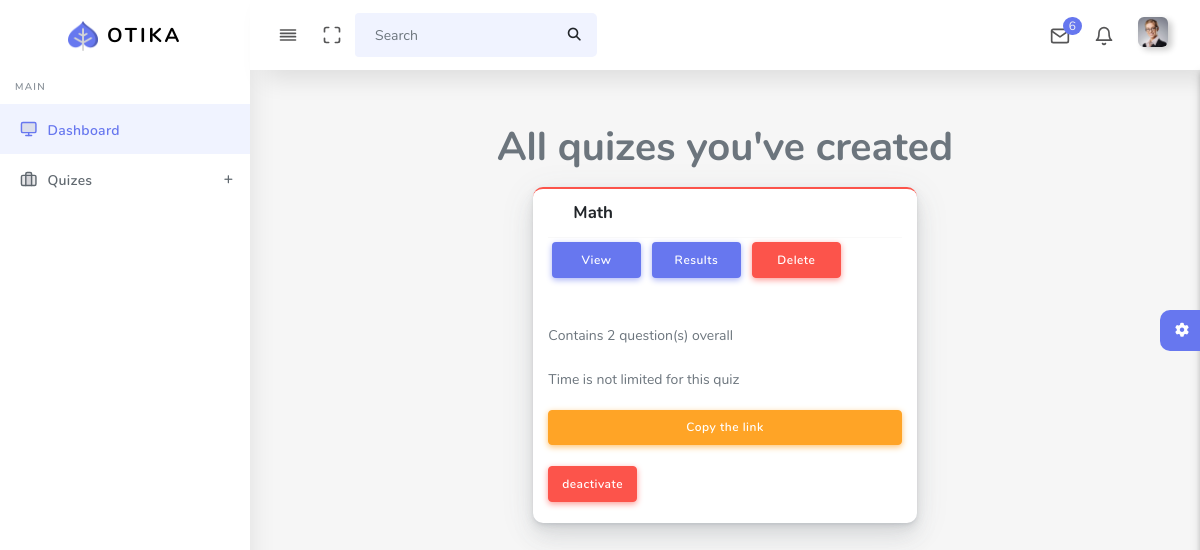
Before: / (signed in) with the older database file.
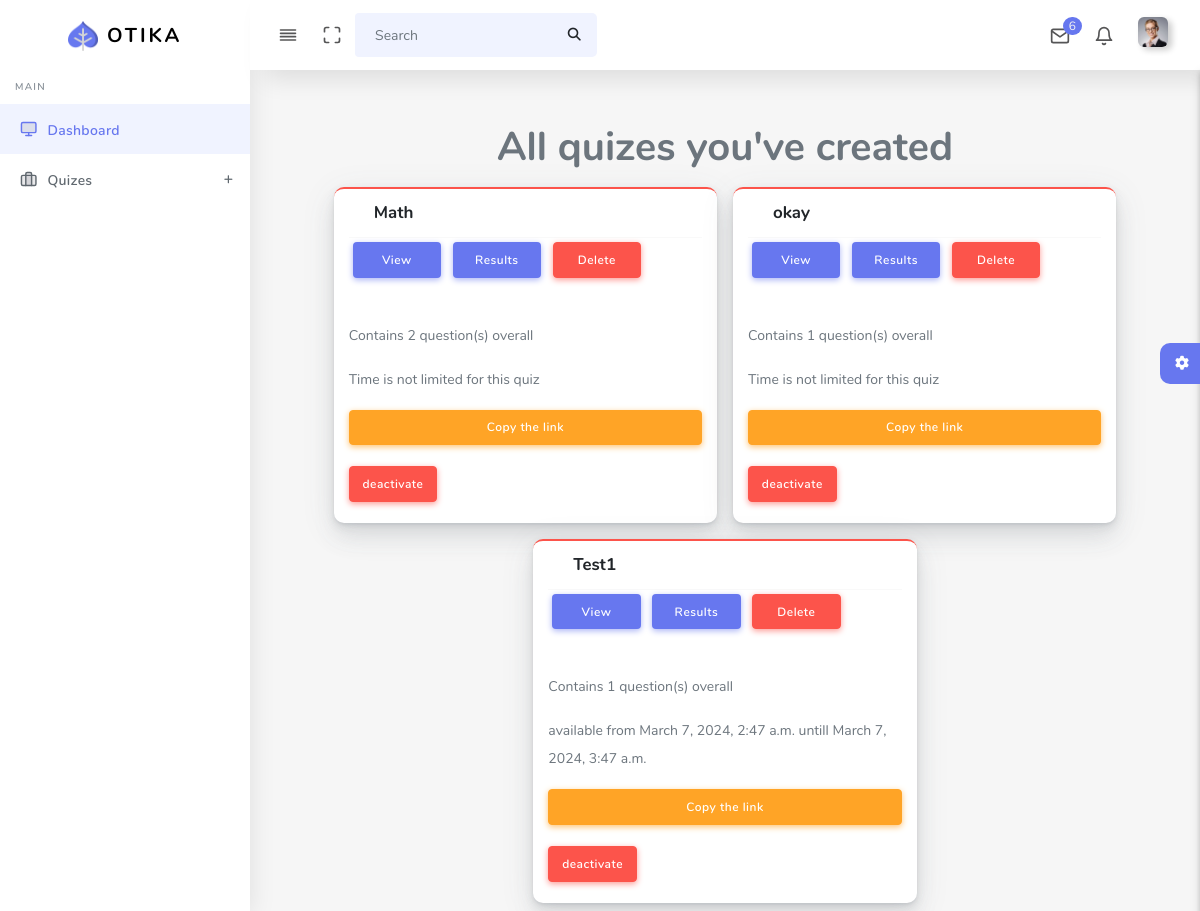
After: the same page with the newer database file.
### main/models.py (models this page shows, shortened)
class Quiz(models.Model):
    title = models.CharField(max_length=255)
    author = models.ForeignKey(User, on_delete=models.CASCADE)
    code = models.CharField(max_length=255, blank=True, unique=True)
    start_date = models.DateTimeField(null = True)
    limited_date = models.DateTimeField(null = True)
    is_active = models.BooleanField(default = True)
    @property
    def all_questions(self):
        related = Question.objects.filter(quiz = self).count()
        return related

### main/views.py (the view)
# urls.py: path('', include('main.urls')),
@login_required(login_url = 'dash:login')
def main(request):
    quizes = Quiz.objects.filter(author = request.user)
    context = {
        "quizes" : quizes,
        'main': request.build_absolute_uri()
    }
    return render(request, 'main.html', context)

### templates/main.html (shortened to what this page needs)
{%extends 'base.html'%}
  {%block content%}
        <section class="section" >
          <div class="row d-flex justify-content-center">
            <h1 class="col-12" style="text-align: center;">All quizes you've created</h1>
          {% for quiz in quizes %}
          <div class="card card-danger col-lg-5 col-md-5 col-sm-12 col-12 m-2">
            <div class="card-header">
              <h4 >{{quiz.title}}</h4>
            </div>
            <div class="dropdown">
              <a href="{%url 'dash:questions' quiz.id%}"  class="btn btn-primary col-xs-12 col-sm-3 col-lg-3 m-1">View</a>
              <a href="{% url 'dash:get_results' quiz.id %}"  class="btn btn-primary col-xs-12 col-sm-3 col-lg-3 m-1">Results</a>
              <a href="{%url 'dash:quiz_delete' quiz.id%}"  class="btn btn-danger col-xs-12 col-sm-3 col-lg-3 m-1" >Delete</a>
            </div>
            <div class="card-body">
            </div>
            <p>Contains {{quiz.all_questions}} question(s) overall</p>
            {%if quiz.limited_date == None%}
            <p>Time is not limited for this quiz</p>
            {%elif quiz.limited_date != None and quiz.is_active == True%}
            <p>available from {{quiz.start_date}} untill {{quiz.limited_date}}</p>
            {%elif quiz.is_active == False%}
            <p>not active</p>
            {%endif%}
            <button class="btn btn-warning" value="{{main}}{% url 'front:quiz_detail' quiz.code %}" id = 'copyButton{{forloop.counter}}'>Copy the link</button>
            <br>
            {%if quiz.is_active == True%}
            <a href="{%url 'dash:act_deact' quiz.id%}"><button class="btn btn-danger">deactivate</button></a>
            {%else%}
            <a href="{%url 'dash:act_deact' quiz.id%}"><button class="btn btn-success">activate</button></a>
            {%endif%}
            <br>
            </div>
          {%endfor%}
        </div>
        </section>
        <div class="settingSidebar">
          <a href="javascript:void(0)" class="settingPanelToggle"> <i class="fa fa-spin fa-cog"></i>
          </a>
        </div>
  {%endblock%}

Changed rows visible on the page:
added Quiz: title "okay", all_questions "1", shows "Time is not limited for this quiz", is_active "deactivate"
added Quiz: title "Test1", all_questions "1", start_date "March 7, 2024, 2:47 a.m.", limited_date "March 7, 2024, 3:47 a.m.", is_active "deactivate"
